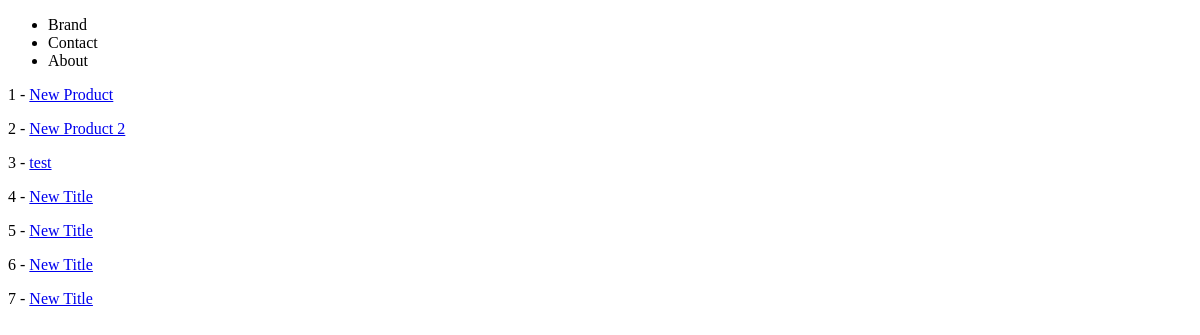
Before: /products/ with the older database file.
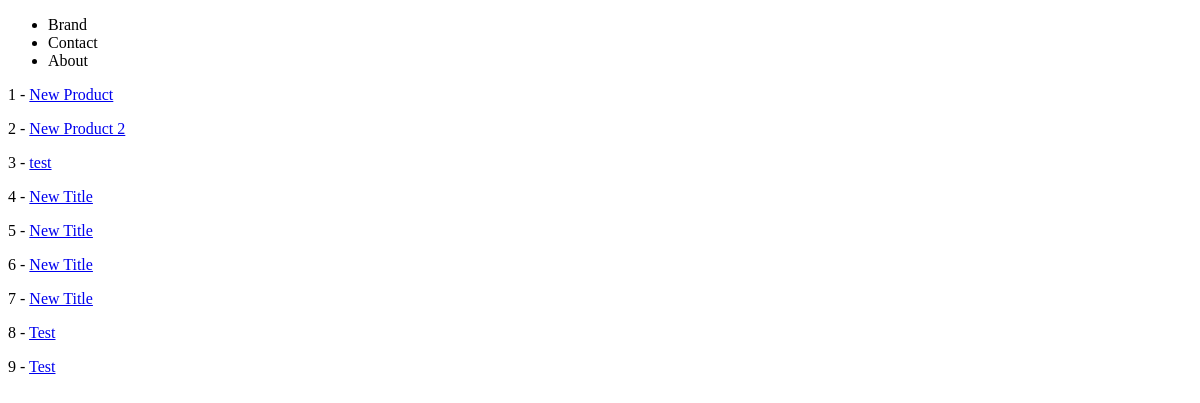
After: the same page with the newer database file.
### products/models.py (models this page shows)
class Product(models.Model):
    title       = models.CharField(max_length=120) #max_length = required
    description = models.TextField(blank=True, null=True)
    price       = models.DecimalField(decimal_places=2, max_digits=10000)
    summary     = models.TextField(blank=False, null=False)
    featured    = models.BooleanField(default=False)
    def get_absolute_url(self):
        return reverse("products:product-detail", kwargs={"id": self.id}) #f"/products/{self.id}/"

### products/views.py (the view)
# urls.py: path('', product_list_view, name='product-list'),
def product_list_view(request):
    queryset = Product.objects.all() # list of objects
    context = {
        "object_list" : queryset
    }
    return render(request, "products/product_list.html", context)

### products/templates/products/product_list.html
{% extends "base.html" %}
{% block content %}
{% for instance in  object_list %}
    <p>{{ instance.id}} - <a href='{{ instance.get_absolute_url }}'>{{ instance.title }}</a></p>
{% endfor %}
{% endblock %}

Changed rows visible on the page:
added Product: id "8", title "Test"
added Product: id "9", title "Test"
